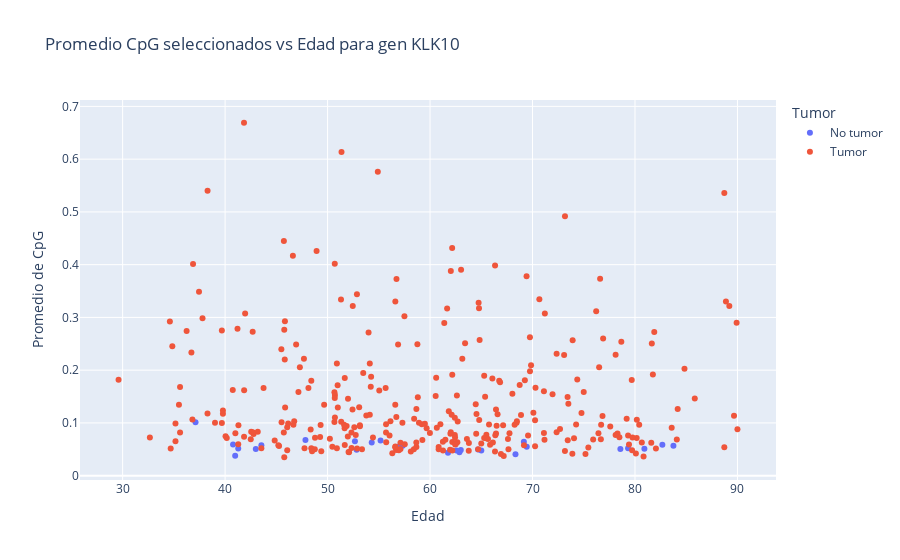

Source (notebook cell):
### Code cell
plot_mean_age(df_klk10, 'KLK10')

### Figure 1 — Plotly figure (JSON) as saved in the notebook; plotly's stock layout.template omitted (floating-point values rounded to 4 significant figures; data arrays with more than 128 entries replaced by an {"elided": "..."} marker saying what was removed)
{"data": [{"hovertemplate": "Tumor=No tumor<br>Edad=%{x}<br>Promedio de CpG=%{y}<extra></extra>", "legendgroup": "No tumor", "marker": {"color": "#636efa", "symbol": "circle"}, "mode": "markers", "name": "No tumor", "orientation": "v", "showlegend": true, "type": "scatter", "x": [79.33, 55.17, 69.16, 54.31, 65.0, 61.75, 52.84, 62.87, 63.0, 37.11, 69.44, 52.67, 64.69, 83.75, 57.33, 47.84, 78.57, 43.0, 80.92, 40.98, 68.34, 40.78, 43.54, 82.67, 57.0, 62.58, 41.28], "xaxis": "x", "y": [0.05184, 0.06681, 0.06423, 0.06298, 0.04764, 0.04355, 0.0493, 0.04464, 0.04881, 0.1011, 0.05489, 0.06541, 0.04945, 0.05663, 0.05696, 0.06765, 0.05049, 0.05039, 0.05093, 0.03764, 0.04049, 0.05922, 0.05784, 0.05884, 0.05598, 0.0476, 0.0514], "yaxis": "y"}, {"hovertemplate": "Tumor=Tumor<br>Edad=%{x}<br>Promedio de CpG=%{y}<extra></extra>", "legendgroup": "Tumor", "marker": {"color": "#EF553B", "symbol": "circle"}, "mode": "markers", "name": "Tumor", "orientation": "v", "showlegend": true, "type": "scatter", "x": {"elided": "312 float values"}, "xaxis": "x", "y": {"elided": "312 float values"}, "yaxis": "y"}], "layout": {"legend": {"title": {"text": "Tumor"}, "tracegroupgap": 0}, "title": {"text": "Promedio CpG seleccionados vs Edad para gen KLK10"}, "xaxis": {"anchor": "y", "domain": [0, 1], "title": {"text": "Edad"}}, "yaxis": {"anchor": "x", "domain": [0, 1], "title": {"text": "Promedio de CpG"}}}}
